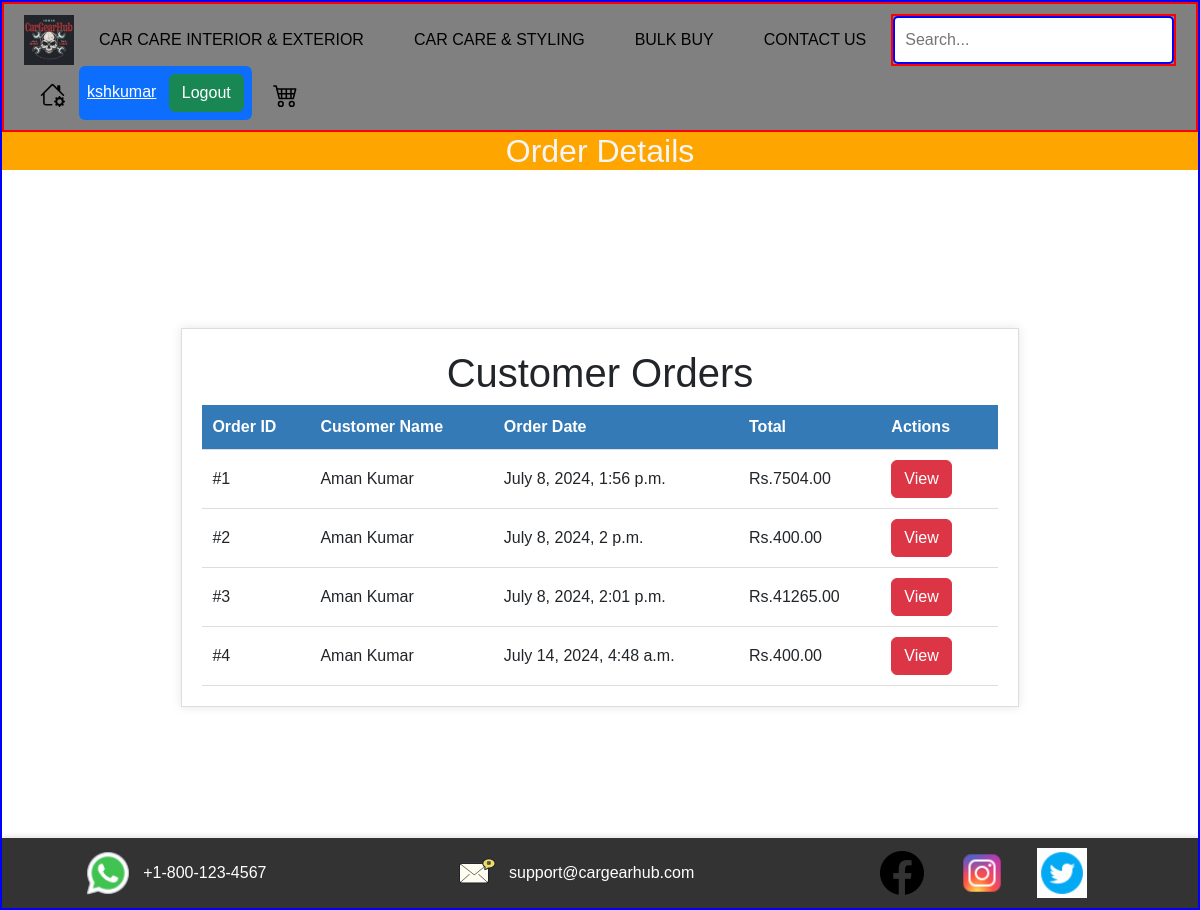
Screenshot of /customer_view/ (signed in) with the database file from the repository.
### app/models.py (models this page shows, shortened)
class Order(models.Model):
    customer=models.ForeignKey(Customer_data, on_delete=models.CASCADE)
    total_amount=models.DecimalField(max_digits=10,decimal_places=2,null=True)
    order_date=models.DateTimeField(auto_now_add=True)
    address = models.TextField(null=True)

class Customer_data(models.Model):
    customer_id=models.AutoField(primary_key=True, unique=True)
    customer_name=models.CharField(max_length=100)
    customer_email=models.EmailField(max_length=100)
    customer_password=models.CharField(max_length=20)
    customer_gender=models.CharField(max_length=10)
    customer_role=models.CharField(max_length=20)
    customer_phone=models.CharField(max_length=10)
    customer_address=models.TextField(null=True)

### app/views.py (the view)
# urls.py: path('customer_view/', views.customer_view, name='customer_view'),
def customer_view(request):
    if not(request.session.get('admin_id')):
        return redirect('login')
    customer_order=models.Order.objects.all()
    data={
        'orders':customer_order
    }
    return render(request, "admin/customer_order.html",context=data)

### app/templates/admin/customer_order.html (shortened to what this page needs)
<!DOCTYPE html>
{% load static %}
<html lang="en">
<head>
    <link href="https://cdn.jsdelivr.net/npm/bootstrap@5.3.3/dist/css/bootstrap.min.css" rel="stylesheet"
>
    <link rel="stylesheet" href="{% static 'app/css/admin/customer_order.css' %}">
</head>
<body>
    {% include 'navbar.html' %}
    <div id="admin_customer_order">
        <center><h2 style="color:whitesmoke; background-color: orange;">Order Details</h2></center>
    </div>
    <div class="customer_order">
		<center><h1>Customer Orders</h1></center>
		<table class="order-table">
			<thead>
				<tr>
					<th>Order ID</th>
					<th>Customer Name</th>
					<th>Order Date</th>
					<th>Total</th>
					<th>Actions</th>
				</tr>
			</thead>
			{% for order in orders %}
			<tbody>
				<tr>
					<td>#{{order.id}}</td>
					<td>{{order.customer.customer_name}}</td>
					<td>{{order.order_date}}</td>
					<td>Rs.{{order.total_amount}}</td>
					<td>
						<a href="{% url 'order_view' order.id order.id %}" class="btn btn-danger"style="text-decoration:none;">View</a>
					</td>
				</tr>
			</tbody>
			{% endfor %}
		</table>
	</div>
    {% include 'footer.html' %}
</body>

### app/static/app/css/admin/customer_order.css (style rules this page uses)
.customer_order { width: 70%; height:150% ; margin: 40px auto; padding: 20px; background-color: #fff; border: 1px solid #ddd; box-shadow: 0 0 10px rgba(0, 0, 0, 0.1); margin-top: 12.5%; margin-bottom: 11%; }
h1 { margin-bottom: 10%; }
.order-table { width: 100%; border-collapse: collapse; }
.order-table thead { background-color: #337ab7; color: #fff; }
.order-table th { padding: 10px; border-bottom: 1px solid #ddd; }
.order-table tbody tr { border-bottom: 1px solid #ddd; }
.order-table td { padding: 10px; }
.order-table td a { margin-right: 10px; }
.btn { padding: 10px 20px; font-size: 16px; border: none; border-radius: 5px; cursor: pointer; }
.btn-danger { background-color: #d9534f; color: #fff; }

### app/static/app/css/navbar.css (style rules this page uses)
body { margin: 0; font-family: Arial, sans-serif; }

### app/static/app/css/footer.css (style rules this page uses)
body { width: 100%; min-height: 100vh; display:flex; flex-direction: column; border: 2px solid blue; }

### rows the page displays
Order: id "1", customer.customer_name "Aman Kumar", order_date "July 8, 2024, 1:56 p.m.", total_amount "7504.00"
Order: id "2", customer.customer_name "Aman Kumar", order_date "July 8, 2024, 2 p.m.", total_amount "400.00"
Order: id "3", customer.customer_name "Aman Kumar", order_date "July 8, 2024, 2:01 p.m.", total_amount "41265.00"
Order: id "4", customer.customer_name "Aman Kumar", order_date "July 14, 2024, 4:48 a.m.", total_amount "400.00"

### other values shown
{{ request.session.admin_name }} "kshkumar"
